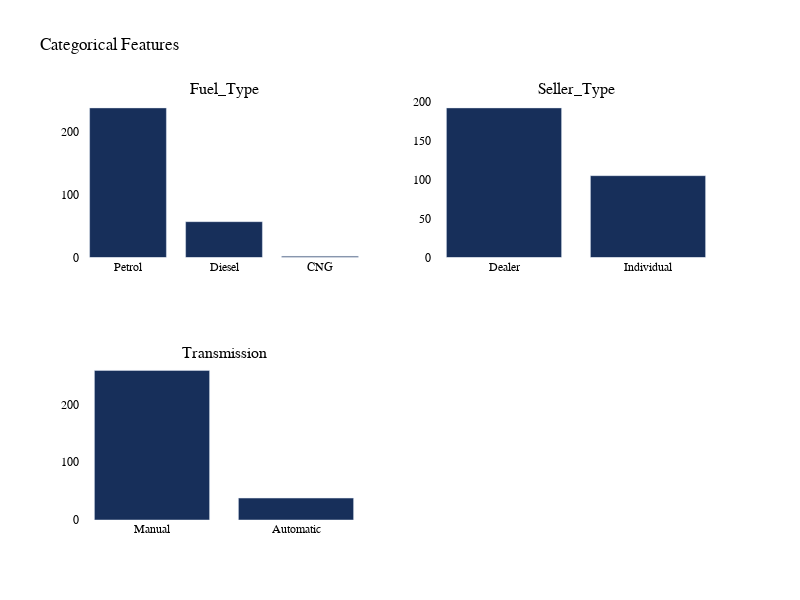

Write notebook code for a chart like this one.
### Markdown cell above
**Present_Price and Selling_Price are positively correlated. This means that as one increases, so does the other. For the rest, the relationship is negative, meaning as the values go up, the selling price goes down.**

### Code cell
def categorical_cols_eda(df):
    categorical_cols = df.select_dtypes(include=['object']).columns
    num_cols = len(categorical_cols)
    rows = (num_cols // 2) + (num_cols % 2)
    fig = sp.make_subplots(rows=rows, cols=2, subplot_titles=categorical_cols)

    color = '#172f5a'
    
    for i, col in enumerate(categorical_cols):
        row_pos = (i // 2) + 1
        col_pos = (i % 2) + 1
        counts = df[col].value_counts()
        trace = go.Bar(x=counts.index, y=counts.values, marker_color=color, name=col)
        fig.add_trace(trace, row=row_pos, col=col_pos)
        
    
        
    fig.update_layout(
        width=800,
        height=600,
        title_text='Categorical Features',
        plot_bgcolor = 'rgba(0,0,0,0)',
        showlegend=False,
        font=dict(family='Arial', size=12, color='black')
    )
    
    fig.show()

categorical_cols_eda(cars_df)

### Figure 1 — Plotly figure (JSON) as saved in the notebook; plotly's stock layout.template omitted (floating-point values rounded to 4 significant figures)
{"data": [{"marker": {"color": "#172f5a"}, "name": "Fuel_Type", "type": "bar", "x": ["Petrol", "Diesel", "CNG"], "xaxis": "x", "y": [238, 57, 2], "yaxis": "y"}, {"marker": {"color": "#172f5a"}, "name": "Seller_Type", "type": "bar", "x": ["Dealer", "Individual"], "xaxis": "x2", "y": [192, 105], "yaxis": "y2"}, {"marker": {"color": "#172f5a"}, "name": "Transmission", "type": "bar", "x": ["Manual", "Automatic"], "xaxis": "x3", "y": [259, 38], "yaxis": "y3"}], "layout": {"annotations": [{"font": {"size": 16}, "showarrow": false, "text": "Fuel_Type", "x": 0.225, "xanchor": "center", "xref": "paper", "y": 1, "yanchor": "bottom", "yref": "paper"}, {"font": {"size": 16}, "showarrow": false, "text": "Seller_Type", "x": 0.775, "xanchor": "center", "xref": "paper", "y": 1, "yanchor": "bottom", "yref": "paper"}, {"font": {"size": 16}, "showarrow": false, "text": "Transmission", "x": 0.225, "xanchor": "center", "xref": "paper", "y": 0.375, "yanchor": "bottom", "yref": "paper"}], "font": {"color": "black", "family": "Arial", "size": 12}, "height": 600, "plot_bgcolor": "rgba(0,0,0,0)", "showlegend": false, "title": {"text": "Categorical Features"}, "width": 800, "xaxis": {"anchor": "y", "domain": [0, 0.45]}, "xaxis2": {"anchor": "y2", "domain": [0.55, 1]}, "xaxis3": {"anchor": "y3", "domain": [0, 0.45]}, "xaxis4": {"anchor": "y4", "domain": [0.55, 1]}, "yaxis": {"anchor": "x", "domain": [0.625, 1]}, "yaxis2": {"anchor": "x2", "domain": [0.625, 1]}, "yaxis3": {"anchor": "x3", "domain": [0, 0.375]}, "yaxis4": {"anchor": "x4", "domain": [0, 0.375]}}}
